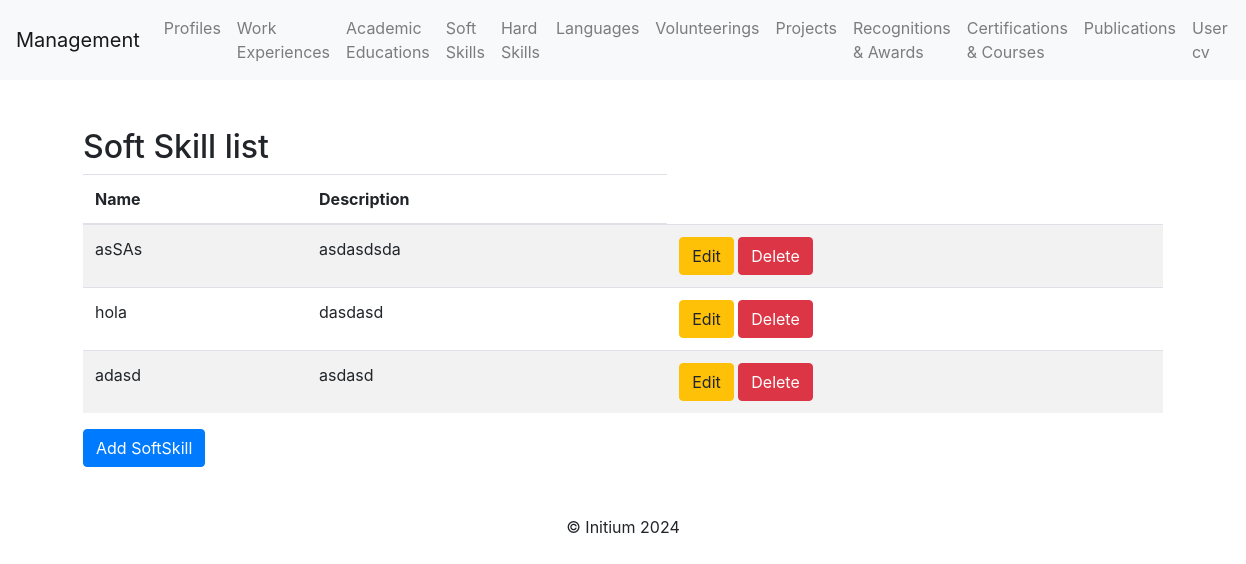
/soft_skills/, run on an earlier commit of the app's database.
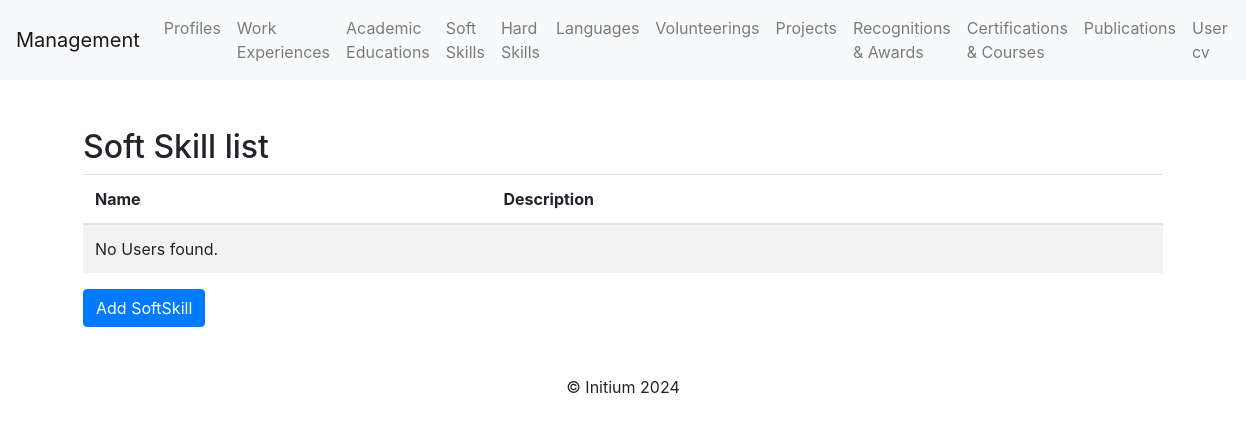
And on a later commit of the database.
### profile_cv/models.py (models this page shows, shortened)
class SoftSkillUser(models.Model):
    soft_skill = models.ForeignKey("SoftSkill", on_delete=models.CASCADE)  # Name of the skill
    description = models.TextField(blank=True, null=True)  # Optional description

class SoftSkill (models.Model):
    name_soft_skill = models.CharField(max_length=50)  # Name of the skill
    def __str__(self):
        return self.name_soft_skill

### profile_cv/views.py (the view)
# urls.py: path('soft_skills/', softskill_list, name='soft_skill_list'),
def softskill_list(request):
    softskills = SoftSkillUser.objects.all()
    return render(request, "softskill/softskill_list.html", {"softskills": softskills})

### profile_cv/templates/softskill/softskill_list.html (shortened to what this page needs)
{% extends 'base.html' %}
{% block content %}
<div class="container mt-5">
    <h2>Soft Skill list</h2>
    <table class="table table-striped">
        <thead>
            <tr>
                <th>Name</th>
                <th>Description</th>
            </tr>
        </thead>
        <tbody>
            {% for softskill in softskills %}
            <tr>
                <td>{{ softskill.soft_skill }}</td>
                <td>{{ softskill.description }}</td>
                <td>
                    <a class="btn btn-warning" href="{% url 'soft_skill_update' softskill.pk %}">Edit</a>
                    <a class="btn btn-danger" href="{% url 'soft_skill_delete' softskill.pk %}">Delete</a>
                </td>
            </tr>
            {% empty %}
            <tr>
                <td colspan="4">No Users found.</td>
            </tr>
            {% endfor %}
        </tbody>
    </table>
    <a class="btn btn-primary" href="{% url 'soft_skill_create' %}">Add SoftSkill</a>
</div>
{% endblock %}

What changed in the data, as far as the page shows it:
removed SoftSkillUser: soft_skill "asSAs", description "asdasdsda"
removed SoftSkillUser: soft_skill "hola", description "dasdasd"
removed SoftSkillUser: soft_skill "adasd", description "asdasd"
Also different on the page:
text now shown: "No Users found."
